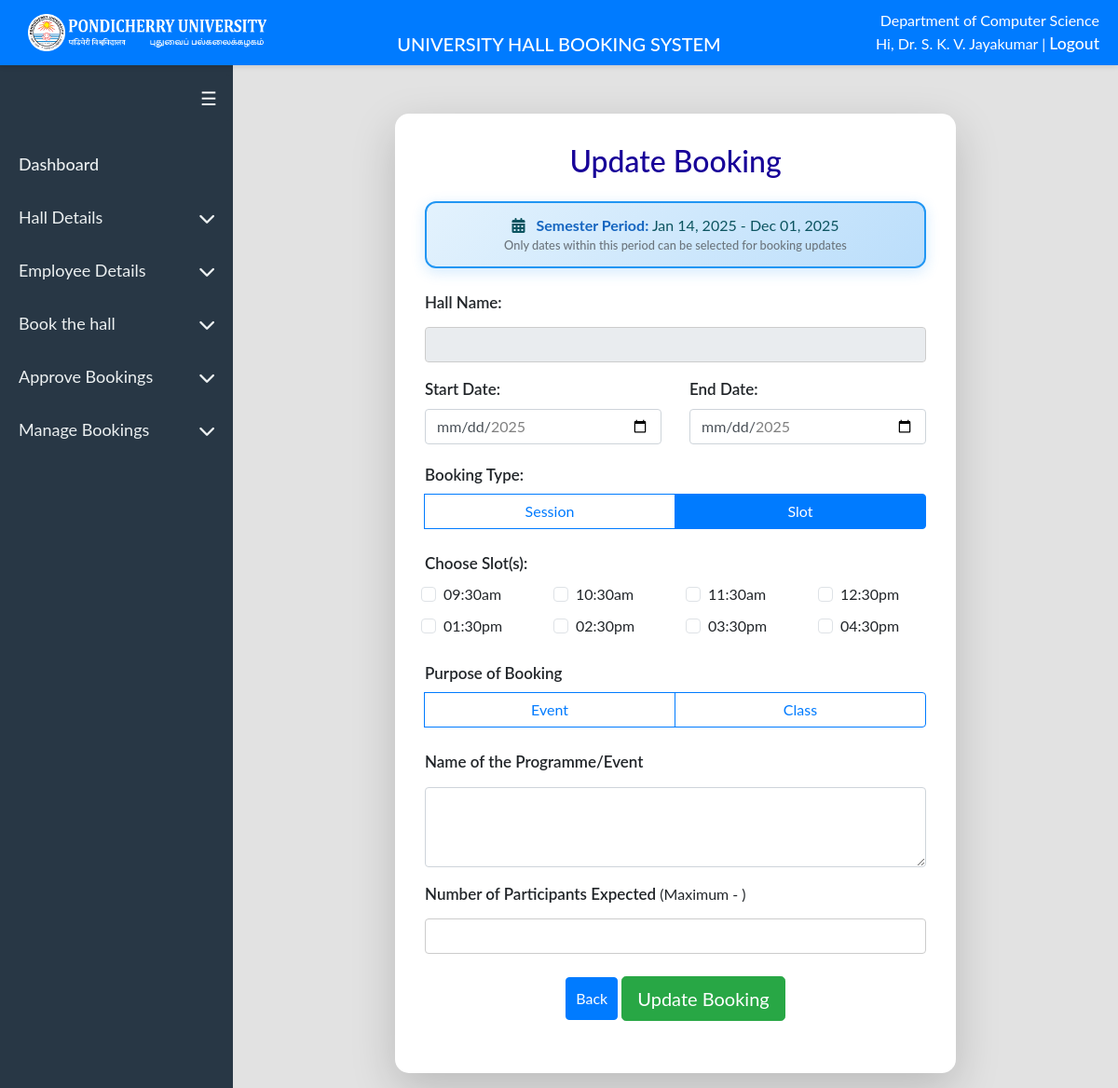
/edit_booking.php (signed in), run on the app's committed database.
### tables this page shows
CREATE TABLE `departments` (
  `department_id` int(10) NOT NULL,
  `school_id` int(11) DEFAULT NULL,
  `department_name` varchar(150) NOT NULL,
  `incharge_name` varchar(255) NOT NULL,
  `incharge_contact_mobile` varchar(11) NOT NULL,
  `designation` varchar(255) NOT NULL,
  `incharge_email` varchar(255) NOT NULL,
  `incharge_intercom` varchar(255) NOT NULL,
  `incharge_status` varchar(100) NOT NULL
);

CREATE TABLE `semesters` (
  `semester_id` int(11) NOT NULL,
  `semester_name` varchar(100) NOT NULL,
  `start_date` date NOT NULL,
  `end_date` date NOT NULL
);

### edit_booking.php (the view, shortened to what the rows shown need)
<?php
include('assets/conn.php');
$query = "SELECT * FROM semesters ORDER BY semester_id DESC LIMIT 1";
$result = mysqli_query($conn, $query);
$latestSemester = mysqli_fetch_assoc($result);
$semesterStart = date('Y-m-d', strtotime($latestSemester['start_date']));
$semesterEnd = date('Y-m-d', strtotime($latestSemester['end_date']));
if (isset($_GET['id'])) {
    $booking_id = $_GET['id'];
    $stmt = $conn->prepare("
        SELECT b.*, v.hall_name, v.capacity
        FROM bookings AS b
        JOIN hall_details AS v ON b.hall_id = v.hall_id
        WHERE b.booking_id = ?
    ");
    $stmt->bind_param("i", $booking_id);
    $stmt->execute();
    $result = $stmt->get_result();
    if ($result->num_rows > 0) {
        $booking = $result->fetch_assoc();
        if (in_array($booking['slot_or_session'], [1, 2, 3, 4])) {
            $booking['session_choice'] = 'fn';
        } elseif (in_array($booking['slot_or_session'], [5, 6, 7, 8])) {
            $booking['session_choice'] = 'an';
        } elseif (in_array($booking['slot_or_session'], range(1, 8))) {
            $booking['session_choice'] = 'both';
        }
    } else {
        echo "No booking found for the provided ID.";
        $booking = null;
    }
    $stmt->close();
} else {
    $booking = null;
}
?>
<!DOCTYPE html>
<html lang="en">
<head>
    <link rel="stylesheet" href="https://cdn.jsdelivr.net/npm/flatpickr/dist/flatpickr.min.css">
    <link href="https://cdn.jsdelivr.net/npm/bootstrap@5.3.0/dist/css/bootstrap.min.css" rel="stylesheet">
    <link rel="stylesheet" href="https://stackpath.bootstrapcdn.com/bootstrap/4.5.2/css/bootstrap.min.css">
    <link rel="stylesheet" href="https://cdnjs.cloudflare.com/ajax/libs/font-awesome/6.4.0/css/all.min.css">
    <link rel="stylesheet" href="assets/design.css" />
</head>
<body>
    <?php include 'assets/header.php' ?>
    <div id="main">
        <div class="row justify-content-center">
            <div class="col-md-8 mt-5">
                <div class="card shadow-lg">
                    <div class="card-body">
                        <h2 class="card-title text-center mb-4" style="color:#170098;">Update Booking</h2>
                        <div class="semester-banner mb-4">
                            <div class="alert alert-info text-center" role="alert">
                                <i class="fas fa-calendar-alt me-2"></i>
                                <strong>Semester Period:</strong>
                                <?= date('M d, Y', strtotime($semesterStart)) ?> - <?= date('M d, Y', strtotime($semesterEnd)) ?>
                                <br>
                                <small class="text-muted">Only dates within this period can be selected for booking updates</small>
                            </div>
                        </div>
                        <form action="update_booking.php" method="post" onsubmit="return validateForm()">
                            <div class="mb-4">
                                <div class="row">
                                    <div class="col-md-6 mb-3">
                                        <label for="start_date" class="form-label">Start Date:</label>
                                        <input type="date" name="start_date" id="start_date" class="form-control"
                                            value="<?php echo htmlspecialchars($booking['start_date']); ?>"
                                            min="<?= htmlspecialchars($semesterStart) ?>"
                                            max="<?= htmlspecialchars($semesterEnd) ?>"
                                            required
                                            onchange="handleDateChange(); checkAvailability()"
                                            onclick="this.showPicker()">
                                    </div>
                                    <div class="col-md-6 mb-3">
                                        <label for="end_date" class="form-label">End Date:</label>
                                        <input type="date" name="end_date" id="end_date" class="form-control"
                                            value="<?php echo htmlspecialchars($booking['end_date']); ?>"
                                            min="<?= htmlspecialchars($semesterEnd) ?>"
                                            max="<?= htmlspecialchars($semesterEnd) ?>"
                                            required
                                            onchange="handleDateChange(); checkAvailability()"
                                            onclick="this.showPicker()">
                                    </div>
                                </div>
                        </form>
</html>

### assets/header.php (shortened to what the rows shown need)
<?php
include 'assets/conn.php';
$username = $_SESSION['username'];
$department_id = $_SESSION['department_id'];
$user_role = $_SESSION['role'];
$school_name1 = '';
$department_name1 = '';
if ($user_role == 'hod' || $user_role == 'prof') {
    $sql_department = "SELECT department_name FROM departments WHERE department_id = ?";
    $stmt = $conn->prepare($sql_department);
    $stmt->bind_param("i", $department_id);
    $stmt->execute();
    $result_department = $stmt->get_result();
    if ($row = $result_department->fetch_assoc()) {
        $department_name1 = $row['department_name'];
    }
}
?>
<!DOCTYPE html>
<html lang="en">
<head>
    <link rel="stylesheet" href="https://cdnjs.cloudflare.com/ajax/libs/font-awesome/6.0.0/css/all.min.css">
    <link rel="stylesheet" href="https://cdnjs.cloudflare.com/ajax/libs/font-awesome/6.0.0-beta3/css/all.min.css">
</head>
<body>
<nav class="navbar">
    <div class="navbar-section logo-section">
        <img src="image/logo/PU_Logo_Full.png" alt="Pondicherry University Logo">
    </div>
    <div class="navbar-section title-section">
        <h3>UNIVERSITY HALL BOOKING SYSTEM</h3>
    </div>
    <div class="navbar-section user-section">
        <?php if (isset($username)): ?>
            <?php if ($user_role == 'dean'): ?>
                <?= htmlspecialchars($school_name1); ?>
            <?php elseif ($user_role == 'hod' || $user_role == "prof"): ?>
                <?= htmlspecialchars($department_name1); ?>
            <?php endif; ?>
            <br>
            Hi, <?= htmlspecialchars($username); ?> | <a style="color: white;" href="logout.php">Logout</a>
        <?php else: ?>
            <a href="index.php" style="color: white;">Login</a>
        <?php endif; ?>
    </div>
</nav>
</body>
</html>

### data on the page
departments: department_name "Department of Computer Science"
semesters: start_date "Jan 14, 2025", end_date "Dec 01, 2025"

### other printed values
$username "Dr. S. K. V. Jayakumar"
